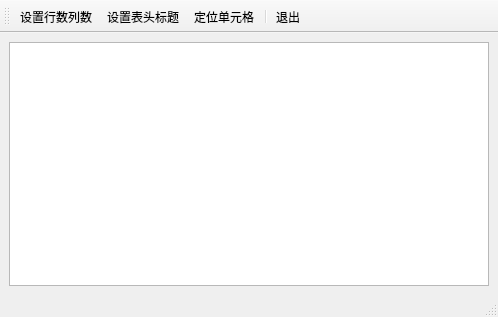
<?xml version="1.0" encoding="UTF-8"?>
<ui version="4.0">
 <class>MainWindow</class>
 <widget class="QMainWindow" name="MainWindow">
  <property name="geometry">
   <rect>
    <x>0</x>
    <y>0</y>
    <width>498</width>
    <height>317</height>
   </rect>
  </property>
  <property name="windowTitle">
   <string>自定义对话框及其调用</string>
  </property>
  <widget class="QWidget" name="centralwidget">
   <layout class="QGridLayout" name="gridLayout">
    <item row="0" column="0">
     <widget class="QTableView" name="tableView"/>
    </item>
   </layout>
  </widget>
  <widget class="QMenuBar" name="menubar">
   <property name="geometry">
    <rect>
     <x>0</x>
     <y>0</y>
     <width>498</width>
     <height>21</height>
    </rect>
   </property>
  </widget>
  <widget class="QStatusBar" name="statusbar"/>
  <widget class="QToolBar" name="toolBar">
   <property name="windowTitle">
    <string>toolBar</string>
   </property>
   <property name="toolButtonStyle">
    <enum>Qt::ToolButtonTextUnderIcon</enum>
   </property>
   <attribute name="toolBarArea">
    <enum>TopToolBarArea</enum>
   </attribute>
   <attribute name="toolBarBreak">
    <bool>false</bool>
   </attribute>
   <addaction name="actTab_SetSize"/>
   <addaction name="actTab_SetHeader"/>
   <addaction name="actTab_Locate"/>
   <addaction name="separator"/>
   <addaction name="actExit"/>
  </widget>
  <action name="actTab_SetSize">
   <property name="icon">
    <iconset resource="qrc.qrc">
     <normaloff>:/images/icons/230.bmp</normaloff>:/images/icons/230.bmp</iconset>
   </property>
   <property name="text">
    <string>设置行数列数</string>
   </property>
   <property name="toolTip">
    <string>设置行数列数</string>
   </property>
  </action>
  <action name="actTab_SetHeader">
   <property name="icon">
    <iconset resource="qrc.qrc">
     <normaloff>:/images/icons/516.bmp</normaloff>:/images/icons/516.bmp</iconset>
   </property>
   <property name="text">
    <string>设置表头标题</string>
   </property>
   <property name="toolTip">
    <string>设置表头标题</string>
   </property>
  </action>
  <action name="actTab_Locate">
   <property name="icon">
    <iconset resource="qrc.qrc">
     <normaloff>:/images/icons/304.bmp</normaloff>:/images/icons/304.bmp</iconset>
   </property>
   <property name="text">
    <string>定位单元格</string>
   </property>
   <property name="toolTip">
    <string>定位单元格</string>
   </property>
  </action>
  <action name="actExit">
   <property name="icon">
    <iconset resource="qrc.qrc">
     <normaloff>:/images/icons/132.bmp</normaloff>:/images/icons/132.bmp</iconset>
   </property>
   <property name="text">
    <string>退出</string>
   </property>
   <property name="toolTip">
    <string>退出</string>
   </property>
  </action>
 </widget>
 <resources>
  <include location="qrc.qrc"/>
 </resources>
 <connections>
  <connection>
   <sender>actExit</sender>
   <signal>triggered()</signal>
   <receiver>MainWindow</receiver>
   <slot>close()</slot>
   <hints>
    <hint type="sourcelabel">
     <x>-1</x>
     <y>-1</y>
    </hint>
    <hint type="destinationlabel">
     <x>248</x>
     <y>158</y>
    </hint>
   </hints>
  </connection>
 </connections>
</ui>
